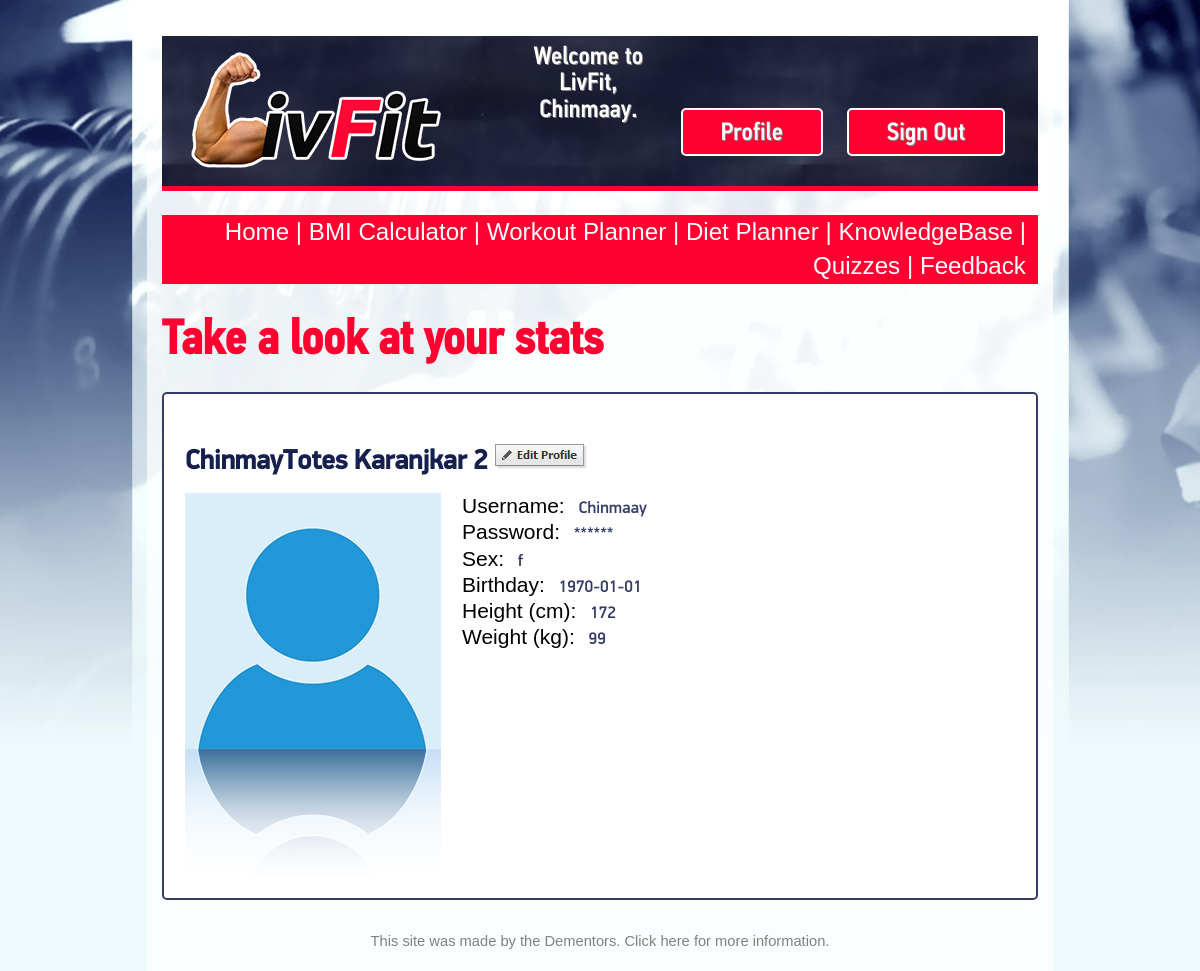
The app's page /profilepage.php (signed in) with its own data.
### tables this page shows
CREATE TABLE IF NOT EXISTS `users` (
  `firstname` varchar(15) NOT NULL,
  `lastname` varchar(15) NOT NULL,
  `username` varchar(15) NOT NULL,
  `password` varchar(15) NOT NULL,
  `sex` char(1) NOT NULL,
  `dob` date NOT NULL,
  `height` int(3) NOT NULL,
  `weight` int(3) NOT NULL,
  `dp` blob,
  `wplevel` int(1) NOT NULL DEFAULT '1',
  `diet` int(1) NOT NULL DEFAULT '0',
  `difficulty` int(1) NOT NULL DEFAULT '1',
  `week` int(1) NOT NULL DEFAULT '1'
);

### profilepage.php (the view, shortened to what this page needs)
<html>
	<head>
		<link rel="stylesheet" type="text/css" href="css/style.css">
	</head>
	<body>
		<?php include ("header.php"); ?>
		<?php include ("nav.php"); ?>
		<h1>Take a look at your stats</h1>
		<div id=content>
		<?php
			if(isset($_SESSION['sid']) && isset($_SESSION['current_user']))
			{
				$sql = "select * from users where username='".$_SESSION['current_user']."'";
				$result =  mysql_query($sql);
				while($row=mysql_fetch_array($result))
				{
					$fn=$row[0];
					$ln=$row[1];
					$un=$row[2];
					$pw="******";
					$sx=$row[4];
					$dob=$row[5];
					$ht=$row[6];
					$wt=$row[7];
				}
			}
			else
				die('Error (not logged in?)');
			?>
			<form class=formwhite>
			<br>
			<div>
				<?php
					echo '<h2>'.$fn.' '.$ln.' <a href="editprofile.php"><img src = "images/ui/editprofile.png"></a> </h2>';
				?>
			</div>
			<div class=left>
				<img src="images/ui/profile.png"></img>
			</div>
			<div class=right>
			Username:&nbsp;
			<input type="text" class="bmioutput" name="Username" value="<?php echo $un;?>" readonly>
			<br>
			Password:&nbsp;
			<input type="text" class="bmioutput" name="Password" value="<?php echo $pw;?>" readonly>
			<br>
			Sex:&nbsp;
			<input type="text" class="bmioutput" name="sex" value="<?php echo $sx;?>" readonly>
			<br>
			Birthday:&nbsp;
			<input type="text" class="bmioutput" name="Birthday" value="<?php echo $dob;?>" readonly>
			<br>
			Height (cm):&nbsp;
			<input type="text" class="bmioutput" name="height" value="<?php echo $ht;?>" readonly>
			<br>
			Weight (kg):&nbsp;
			<input type="text" class="bmioutput" name="weight" value="<?php echo $wt;?>" readonly>
			</div>
			</form>
			<?php include ("footer.php"); ?>
		</div>
	</body>
</html>

### css/style.css (style rules this page uses)
html { overflow-y: scroll; background: rgb(240,250,252); background-image: url("../images/ui/dumb_blue.jpg"); background-size: 100%; background-repeat: no-repeat; background-attachment: fixed; font-size: 21px; }
body { background: rgba(255,255,255,0.7); width: 73%; margin: 0 auto; font-family: "PF Din Light", sans-serif; line-height: 1.25em; padding: 0.7em; }
a { color: inherit; }
a:link , a:visited { text-decoration: none; }
h1 { font-family: "PF Din Cond"; color: rgb(255,0,48); font-size: 2.3em; line-height: 0.9em; }
h2 { color: rgb(21,32,79); font-family: "PF Din"; font-size: 1.3em; line-height: 0.75em; }
form { overflow: hidden; }
.left { float: left; margin-right: 1em; }
.right { margin-left: 1em; vertical-align: middle; overflow: hidden; }
#content { text-align: justify; }
.bmioutput { border: 1px; font-family: "PF Din"; color: rgb(53,60,105); font-size: 0.8em; }
.formwhite { padding: 0em 1em 1em 1em; border: 2px solid rgb(53,60,105); border-radius: 5px; background: white; }

### records on screen
users: firstname "ChinmayTotes", lastname "Karanjkar 2", Username "Chinmaay", sex "f", Birthday "1970-01-01", height "172", weight "99"

### other values on screen
$_SESSION["current_user"] "Chinmaay"
